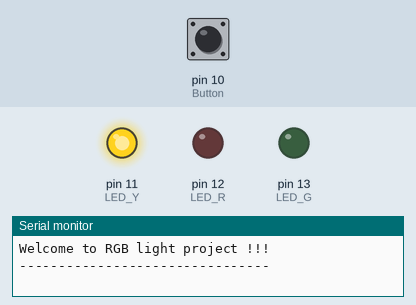
Recording of a sketch running on a simulated Arduino Uno, built with avr-gcc and run on an emulated ATmega328P. On the bench: output pins drawn as LEDs (lit = HIGH), the last lines printed to the serial monitor. The inputs (shaded band) are chosen by the test bench; at power-on: pin 10 (Button) LOW.

Above: at 1.2 s.
1.3 s: pin 10 (Button) pulled HIGH for 0.15 s
At 3.3 s:
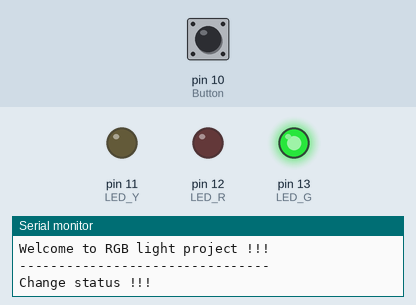
At 5.6 s:
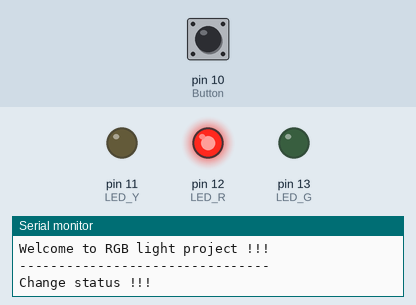
Timing chart, 0 to 12.5 s (numbered marks = the images above; inputs shaded):
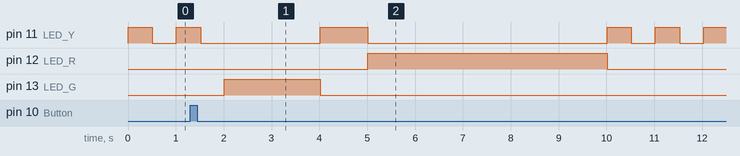

The sketch:

project.ino
```cpp
// 4105054025、鄭琮寶

boolean status = 0;     // 宣告status變數 (是否按下按鈕，也就是按鈕之狀態)
const byte Button = 10; // 宣告Button變數
const byte LED_Y = 11;  // 宣告LED_Y變數
const byte LED_R = 12;  // 宣告LED_R變數
const byte LED_G = 13;  // 宣告LED_G變數

void setup() {
  Serial.begin(9600);     // 設定鮑率
  pinMode(Button, INPUT); // 將Button腳位輸入
  pinMode(LED_Y, OUTPUT); // 將LED_Y腳位輸出
  pinMode(LED_R, OUTPUT); // 將LED_R腳位輸出
  pinMode(LED_G, OUTPUT); // 將LED_G腳位輸出
  Serial.println("Welcome to RGB light project !!!");  // 在Terminal顯示文字
  Serial.println("--------------------------------");

}

void Delay(int ms){ // 自訂義delay
  if(!status){ // 若status = 0在執行
    for(; ms > 0; ms--){
      if(digitalRead(Button)){ // 若偵測到Button按下執行下列函數
        Serial.print("Change status !!!"); // 在Terminal顯示文字
        status = 1; // 更換status
        break; // 跳出迴圈
      }else{
        delay(1); // 等待1ms
      }
    }
  }
  delay(ms); // 將剩餘的時間等待完
}


void loop() {

  if(!status){ // 若status = 0在執行
    digitalWrite(LED_Y, HIGH); // 打開LED_Y腳位，也就是將其電壓變成"HIGH"
    Delay(500); // delay 500ms
    digitalWrite(LED_Y, LOW);  // 關閉LED_Y腳位，也就是將其電壓變成"LOW"
    Delay(500); // delay 500ms

  }else{
    digitalWrite(LED_G, HIGH); // 打開LED_G腳位，也就是將其電壓變成"HIGH"
    Delay(2000); // delay 2000ms
    digitalWrite(LED_G, LOW);  // 關閉LED_G腳位，也就是將其電壓變成"LOW"

    digitalWrite(LED_Y, HIGH); // 打開LED_Y腳位，也就是將其電壓變成"HIGH"
    Delay(1000); // delay 1000ms
    digitalWrite(LED_Y, LOW);  // 關閉LED_Y腳位，也就是將其電壓變成"LOW"

    digitalWrite(LED_R, HIGH); // 打開LED_R腳位，也就是將其電壓變成"HIGH"
    Delay(5000); // delay 5000ms
    digitalWrite(LED_R, LOW);  // 關閉LED_R腳位，也就是將其電壓變成"LOW"

    status = 0; // reset 按鈕

  }

}
```

Measured:
- after the input at 1.3 s, pin 12 (LED_R): LOW → HIGH after 3.7 s, → LOW 5.0 s later; pin 13 (LED_G): LOW → HIGH after 0.72 s, → LOW 2.0 s later
